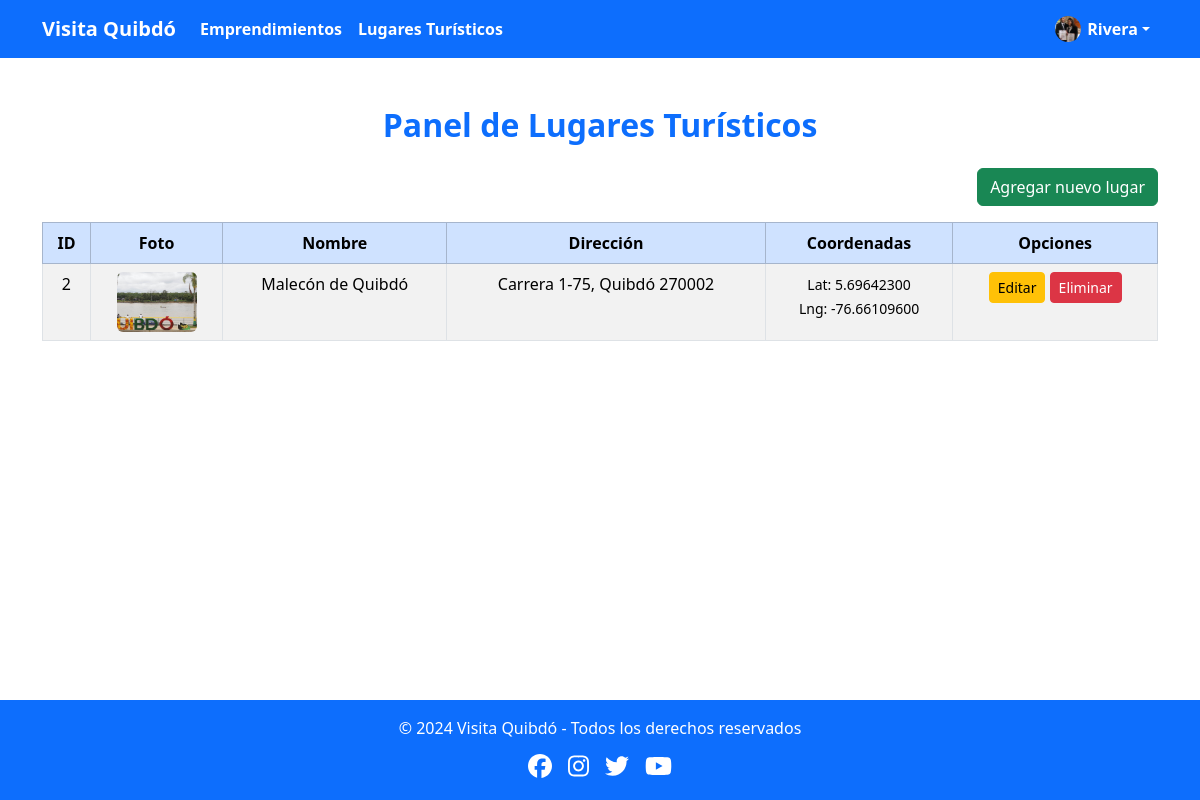
Page /panel_lugares.php (signed in) on the committed database.
### tables this page shows
CREATE TABLE `lugares_turisticos` (
  `id` int(11) NOT NULL,
  `nombre` varchar(200) NOT NULL,
  `descripcion` text NOT NULL,
  `direccion` varchar(255) DEFAULT NULL,
  `latitud` decimal(10,8) NOT NULL,
  `longitud` decimal(11,8) NOT NULL,
  `imagen` varchar(255) DEFAULT NULL
);

### panel_lugares.php (the view, shortened to what this page needs)
<?php
$conexion = new mysqli("localhost", "root", "", "visita_quibdo");
$resultado = $conexion->query("SELECT * FROM lugares_turisticos ORDER BY id ASC");
?>
<!DOCTYPE html>
<html lang="es">
<head>
    <link href="https://cdn.jsdelivr.net/npm/bootstrap@5.3.3/dist/css/bootstrap.min.css" rel="stylesheet">
</head>
<body>
<?php include("includes/navbar.php"); ?>
<div class="panel-lugares-wrapper">
<main class="container mt-5">
<h2 class="text-primary fw-bold text-center mb-4">Panel de Lugares Turísticos</h2>
    <div class="text-end mb-3">
        <a href="agregar_lugar.php" class="btn btn-success">Agregar nuevo lugar</a>
    </div>
    <table class="table table-bordered table-striped text-center">
        <thead class="table-primary">
            <tr>
                <th>ID</th>
                <th>Foto</th>
                <th>Nombre</th>
                <th>Dirección</th>
                <th>Coordenadas</th>
                <th>Opciones</th>
            </tr>
        </thead>
        <tbody>
            <?php while ($fila = $resultado->fetch_assoc()): ?>
            <tr>
                <td><?php echo $fila["id"]; ?></td>
                <td>
                    <?php if (!empty($fila["imagen"])): ?>
                        <img src="<?php echo $fila["imagen"]; ?>" width="80" height="60" style="object-fit: cover; border-radius: 6px;">
                    <?php else: ?>
                        <span class="text-muted">Sin imagen</span>
                    <?php endif; ?>
                </td>
                <td><?php echo $fila["nombre"]; ?></td>
                <td><?php echo $fila["direccion"]; ?></td>
                <td>
                    <small>
                        Lat: <?php echo $fila["latitud"]; ?><br>
                        Lng: <?php echo $fila["longitud"]; ?>
                    </small>
                </td>
                <td>
                    <a href="editar_lugar.php?id=<?php echo $fila['id']; ?>" class="btn btn-warning btn-sm">Editar</a>
                    <a href="eliminar_lugar.php?id=<?php echo $fila['id']; ?>" class="btn btn-danger btn-sm"
                       onclick="return confirm('¿Seguro que deseas eliminar este lugar?');">
                       Eliminar
                    </a>
                </td>
            </tr>
            <?php endwhile; ?>
        </tbody>
    </table>
</div>
<?php include("includes/footer.php"); ?>
</body>
</html>

### styles.css (style rules this page uses)
html, body { height: 100%; margin: 0; padding: 0; }
body { display: flex; flex-direction: column; }
main { flex: 1; }

### panel_lugares.php (style rules this page uses)
html, body { height: 100%; margin: 0; padding: 0; }
body { display: flex; flex-direction: column; }

### rows in the picture
lugares_turisticos: id "2", imagen (picture), nombre "Malecón de Quibdó", direccion "Carrera 1-75, Quibdó 270002", latitud "5.69642300", longitud "-76.66109600"

### other values in the picture
$_SESSION["nombre"] "Rivera"
